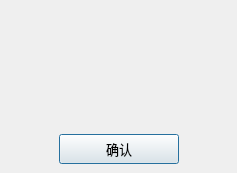
<?xml version="1.0" encoding="UTF-8"?>
<ui version="4.0">
 <class>AuthHintDialog</class>
 <widget class="QDialog" name="AuthHintDialog">
  <property name="geometry">
   <rect>
    <x>0</x>
    <y>0</y>
    <width>237</width>
    <height>173</height>
   </rect>
  </property>
  <property name="windowTitle">
   <string>提示</string>
  </property>
  <property name="windowIcon">
   <iconset>
    <normaloff>:/images/hint.svg</normaloff>:/images/hint.svg</iconset>
  </property>
  <layout class="QVBoxLayout" name="verticalLayout">
   <item>
    <layout class="QHBoxLayout" name="horizontalLayout_2">
     <item>
      <spacer name="horizontalSpacer_3">
       <property name="orientation">
        <enum>Qt::Orientation::Horizontal</enum>
       </property>
       <property name="sizeHint" stdset="0">
        <size>
         <width>40</width>
         <height>20</height>
        </size>
       </property>
      </spacer>
     </item>
     <item>
      <widget class="QLabel" name="hintLabel">
       <property name="font">
        <font>
         <pointsize>12</pointsize>
        </font>
       </property>
       <property name="text">
        <string/>
       </property>
      </widget>
     </item>
     <item>
      <spacer name="horizontalSpacer_4">
       <property name="orientation">
        <enum>Qt::Orientation::Horizontal</enum>
       </property>
       <property name="sizeHint" stdset="0">
        <size>
         <width>40</width>
         <height>20</height>
        </size>
       </property>
      </spacer>
     </item>
    </layout>
   </item>
   <item>
    <layout class="QHBoxLayout" name="horizontalLayout">
     <item>
      <spacer name="horizontalSpacer">
       <property name="orientation">
        <enum>Qt::Orientation::Horizontal</enum>
       </property>
       <property name="sizeHint" stdset="0">
        <size>
         <width>40</width>
         <height>20</height>
        </size>
       </property>
      </spacer>
     </item>
     <item>
      <widget class="QPushButton" name="confirmBtn">
       <property name="sizePolicy">
        <sizepolicy hsizetype="Expanding" vsizetype="Fixed">
         <horstretch>0</horstretch>
         <verstretch>0</verstretch>
        </sizepolicy>
       </property>
       <property name="minimumSize">
        <size>
         <width>120</width>
         <height>30</height>
        </size>
       </property>
       <property name="maximumSize">
        <size>
         <width>200</width>
         <height>25</height>
        </size>
       </property>
       <property name="font">
        <font>
         <pointsize>10</pointsize>
        </font>
       </property>
       <property name="cursor">
        <cursorShape>PointingHandCursor</cursorShape>
       </property>
       <property name="text">
        <string>确认</string>
       </property>
       <property name="shortcut">
        <string>Return</string>
       </property>
      </widget>
     </item>
     <item>
      <spacer name="horizontalSpacer_2">
       <property name="orientation">
        <enum>Qt::Orientation::Horizontal</enum>
       </property>
       <property name="sizeHint" stdset="0">
        <size>
         <width>40</width>
         <height>20</height>
        </size>
       </property>
      </spacer>
     </item>
    </layout>
   </item>
  </layout>
 </widget>
 <resources/>
 <connections/>
</ui>
